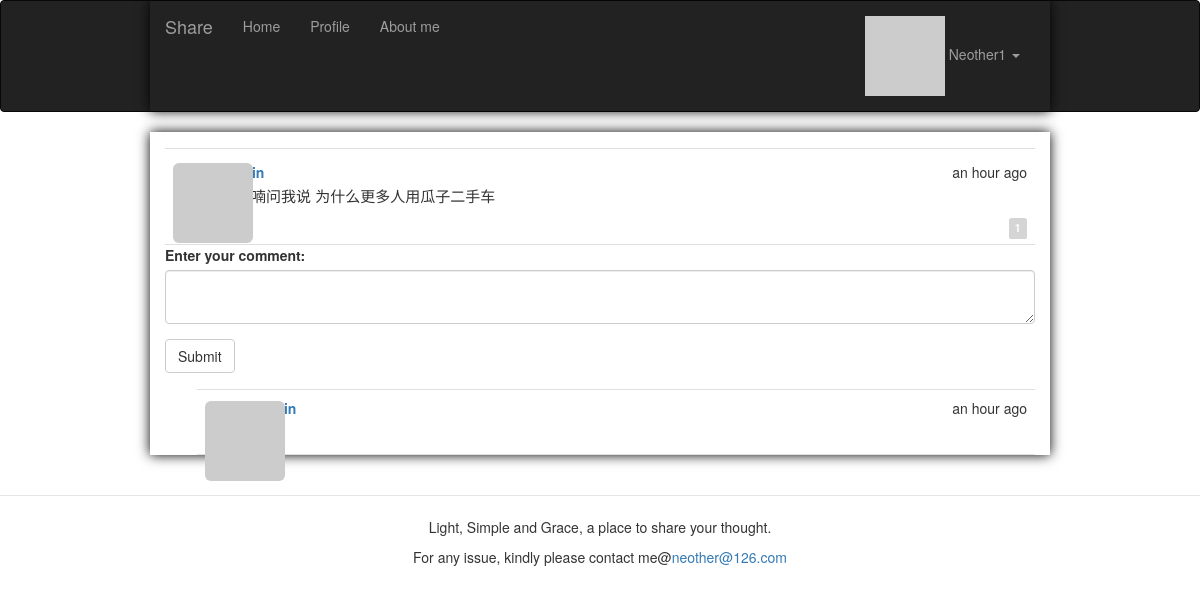
The app's page /post/2 (signed in) with its own data.
### app/models.py (models this page shows, shortened)
class User(UserMixin, db.Model):
    __tablename__ = 'users'
    id = db.Column(db.Integer, primary_key=True)
    email = db.Column(db.String(64), unique=True, index=True)
    username = db.Column(db.String(64), unique=True, index=True)
    password_hash = db.Column(db.String(128))
    role_id = db.Column(db.Integer, db.ForeignKey('roles.id'))
    confirmed = db.Column(db.Boolean, default=False)
    showaboutme = db.Column(db.Boolean, default=False)
    location = db.Column(db.String(64))
    about_me = db.Column(db.Text())
    member_since = db.Column(db.DateTime(), default=datetime.utcnow)
    last_seen = db.Column(db.DateTime(), default=datetime.utcnow)
    avatar_hash = db.Column(db.String(32))
    posts = db.relationship('Post', backref='author',
                            lazy='dynamic', cascade='all, delete-orphan')
    comments = db.relationship('Comment', backref='author', lazy='dynamic')
    followed = db.relationship('Follow', foreign_keys=[Follow.follower_id], backref=db.backref(
        'follower', lazy='joined'), lazy='dynamic', cascade='all, delete-orphan')
    followers = db.relationship('Follow', foreign_keys=[Follow.followed_id], backref=db.backref(
        'followed', lazy='joined'), lazy='dynamic', cascade='all, delete-orphan')
    @property
    def password(self):
        raise AttributeError('password is not a readable attribute')
    @login_manager.user_loader
    def load_user(user_id):
        return User.query.get(int(user_id))
    def can(self, perm):
        return self.role is not None and self.role.has_permission(perm)
    def is_administrator(self):
        return self.can(Permission.ADMIN)
    def ping(self):
        self.last_seen = datetime.utcnow()
        db.session.add(self)
    def gravatar_hash(self):
        return hashlib.md5(self.email.lower().encode('utf-8')).hexdigest()
    def gravatar(self, size=100, default='identicon', rating='g'):
        url = 'https://secure.gravatar.com/avatar'
        hash = self.avatar_hash or self.gravatar_hash()
        return '{url}/{hash}?s={size}&d={default}&r={rating}'.format(
            url=url, hash=hash, size=size, default=default, rating=rating)

class Post(db.Model):
    __tablename__ = 'posts'
    id = db.Column(db.Integer, primary_key=True)
    body = db.Column(db.Text)
    timestamp = db.Column(db.DateTime, index=True, default=datetime.utcnow)
    author_id = db.Column(db.Integer, db.ForeignKey('users.id'))
    body_html = db.Column(db.Text)
    comments = db.relationship('Comment', backref='post', lazy='dynamic')
    Top = db.Column(db.Integer, default=0)

class Comment(db.Model):
    __tablename__ = 'comments'
    id = db.Column(db.Integer, primary_key=True)
    body = db.Column(db.Text)
    body_html = db.Column(db.Text)
    timestamp = db.Column(db.DateTime, index=True, default=datetime.utcnow)
    disabled = db.Column(db.Boolean)
    author_id = db.Column(db.Integer, db.ForeignKey('users.id'))
    post_id = db.Column(db.Integer, db.ForeignKey('posts.id'))

### app/main/views.py (the view, shortened to what this page needs)
@main.route('/post/<int:id>', methods=['GET', 'POST'])
def post(id):
    post = Post.query.get_or_404(id)
    form = CommentForm()
    comments = post.comments
    return render_template('post.html', posts=[post], form=form, comments=comments)

### app/main/forms.py
class CommentForm(FlaskForm):
    body = PageDownField('Enter your comment:', validators=[DataRequired()])
    submit = SubmitField('Submit')

### app/auth/views.py (called while the page is built)
@auth.before_app_request
def before_request():
    if current_user.is_authenticated:
        current_user.ping()
        if not current_user.confirmed \
                and request.blueprint != 'auth' \
                and request.endpoint != 'static':
            return redirect(url_for('auth.unconfirmed'))

### app/main/__init__.py (called while the page is built)
@main.app_context_processor
def inject_permissions():
    return dict(Permission=Permission)

### app/models.py (called while the page is built)
    def has_permission(self, perm):
        return self.permissions & perm == perm

### app/templates/post.html (shortened to what this page needs)
{% extends "base.html" %}
{% import "bootstrap/wtf.html" as wtf %}
{% block page_content %}
	{% include '_topicinpost.html' %}
	{% if current_user.is_authenticated %}
	 	{{ wtf.quick_form(form) }}
    {% else %}
    	<div class = "post-content-realpost">
    		<h4>Have a comment? <a href="{{ url_for('auth.login') }}">Click here to login.</a><h4>
    			</div>
        {% endif %}
	{% include '_comments.html' %}
{% endblock %}

### app/templates/base.html (shortened to what this page needs)
{% extends "bootstrap/base.html" %}
{% block head %}
    {{ super() }}
    <link rel="stylesheet" type="text/css" href="{{ url_for('static', filename='styles.css') }}">
{% endblock %}
{% block navbar %}
    <div class="navbar navbar-inverse" role="navigation">
        <div class="container">
            <div class="navbar-header">
                <a class="navbar-brand" href="{{ url_for('main.index') }}">Share</a>
            </div>
            <div class="navbar-collapse collapse">
                <ul class="nav navbar-nav">
                    <li><a href="{{ url_for('main.index') }}">Home</a></li>
                    {% if current_user.is_authenticated %}
                        <li><a href="{{ url_for('main.user', username=current_user.username) }}">Profile</a></li>
                    {% endif %}
                    {% if current_user.showaboutme %}
                    <li><a href="{{ url_for('main.aboutme') }}">About me</a></li>
                    {% endif %}
                </ul>
                <ul class="nav navbar-nav navbar-right">
                    {% if current_user.is_authenticated %}
                        <li class="dropdown">
                            <a href="#" class="dropdown-toggle" data-toggle="dropdown">
                                <img src="{{ current_user.gravatar(size=18) }}">
                                {{current_user.username}} <b class="caret"></b>
                            </a>
                        </li>
                    {% else %}
                        <li><a href="{{ url_for('auth.login') }}">Log In</a></li>
                    {% endif %}
                </ul>
            </div>
        </div>
    </div>
{% endblock %}
{% block content %}
    <div class="container">
        {% block page_content %}{% endblock %}
    </div>
     <div class="footer">
<br>
        <hr style="align:center;width:100%;height:1px;border:none;border-top:1px solid #E7E4E6;" />
        <p style=" text-align:center;">Light, Simple and Grace, a place to share your thought.</p>
         <p style=" text-align:center;">For any issue, kindly please contact me@<a href="mailto:neother@126.com">neother@126.com</a></p>
        <br>
        <br>
    </div>
{% endblock %}

### app/templates/_topicinpost.html (shortened to what this page needs)
<ul class="posts">
    {% for post in posts %}
        <li class="post">
            <div class="profile-thumbnail">
                <a href="{{ url_for('.user',username=post.author.username)}}">
                    <img class="img-rounded profile-thumbnail"
                    src="{{ post.author.gravatar(size=40) }}">
                </a>
            </div>
            <div class="post-content">
                <div class="post-date">{{ moment(post.timestamp).fromNow() }}</div>
                <div class="post-author">
                    <a href="{{ url_for('.user',username=post.author.username)}}">
                    </a>
                </div>
                <div class="topicinpost-body ">
                      {% if post.body_html %}
                        {{ post.body_html | safe}}
                    {% else %}
                        {{ post.body }}
                    {% endif %}
                </div>
                <div class="post-footer">
                                {% if post.comments.count() != 0 %}
                                    <a href="{{ url_for('.post', id=post.id) }}#comments">
                                        <span class="label label-default">{{post.comments.count()}}</span></a>
                                {% endif %}
                            </div>
                        </li>
                    {% endfor %}
                </ul>

### app/templates/_comments.html (shortened to what this page needs)
<ul class="comments">
    {% for comment in comments %}
    <li class="comment">
        <div class="comment-thumbnail">
            <a href="{{ url_for('.user', username=comment.author.username) }}">
                <img class="img-rounded profile-thumbnail" src="{{ comment.author.gravatar(size=40) }}">
            </a>
        </div>
        <div class="comment-content">
            <div class="comment-date">{{ moment(comment.timestamp).fromNow() }}</div>
            <div class="comment-author"><a href="{{ url_for('.user', username=comment.author.username) }}">{{ comment.author.username }}</a></div>
            <div class="comment-body">
                {% if moderate or not comment.disabled %}
                    {% if comment.body_html %}
                        {{ comment.body_html | safe }}
                    {% else %}
                        {{ comment.body }}
                    {% endif %}
                {% endif %}
            </div>
        </div>
    </li>
    {% endfor %}
</ul>

### app/static/styles.css (style rules this page uses)
.profile-thumbnail { margin-top: 3px; position: absolute; }
ul.posts { list-style-type: none; padding: 0px; margin: 16px 0px 0px 0px; border-top: 1px solid #e0e0e0; }
ul.posts li.post { padding: 8px; border-bottom: 1px solid #e0e0e0; }
div.post-date { float: right; }
div.post-author { font-weight: bold; }
div.post-content { margin-top: 5px; margin-left: 48px; min-height: 48px; }
div.post-footer { text-align: right; }
ul.comments { list-style-type: none; padding: 0px; margin: 16px 0px 0px 0px; }
ul.comments li.comment { margin-left: 32px; padding: 8px; border-bottom: 1px solid #e0e0e0; }
ul.comments li.comment:nth-child(1) { border-top: 1px solid #e0e0e0; }
div.comment-date { float: right; }
div.comment-author { font-weight: bold; }
div.comment-thumbnail { position: absolute; }
div.comment-content { margin-left: 48px; min-height: 48px; }
.label-default { background-color: #D5D5D5; }
.topicinpost-body { font-size: 15px; margin-top: 3px; margin-bottom :3px; text-align: top; }
.container { padding-right: 15px; padding-left: 15px; margin-right: auto; margin-left: auto; box-shadow: black 0px 0px 12px; }
@media (min-width: 768px) { .container { width: 750px; } }
@media (min-width: 992px) { .container { width: 970px; } }
@media (min-width: 1200px) { .container { width: 900px; } }

### records on screen
User: username "Neother1"
Post: timestamp "an hour ago", body_html "小喃喃问我说 为什么更多人用瓜子二手车", comments.count "1"
Comment: timestamp "an hour ago"
